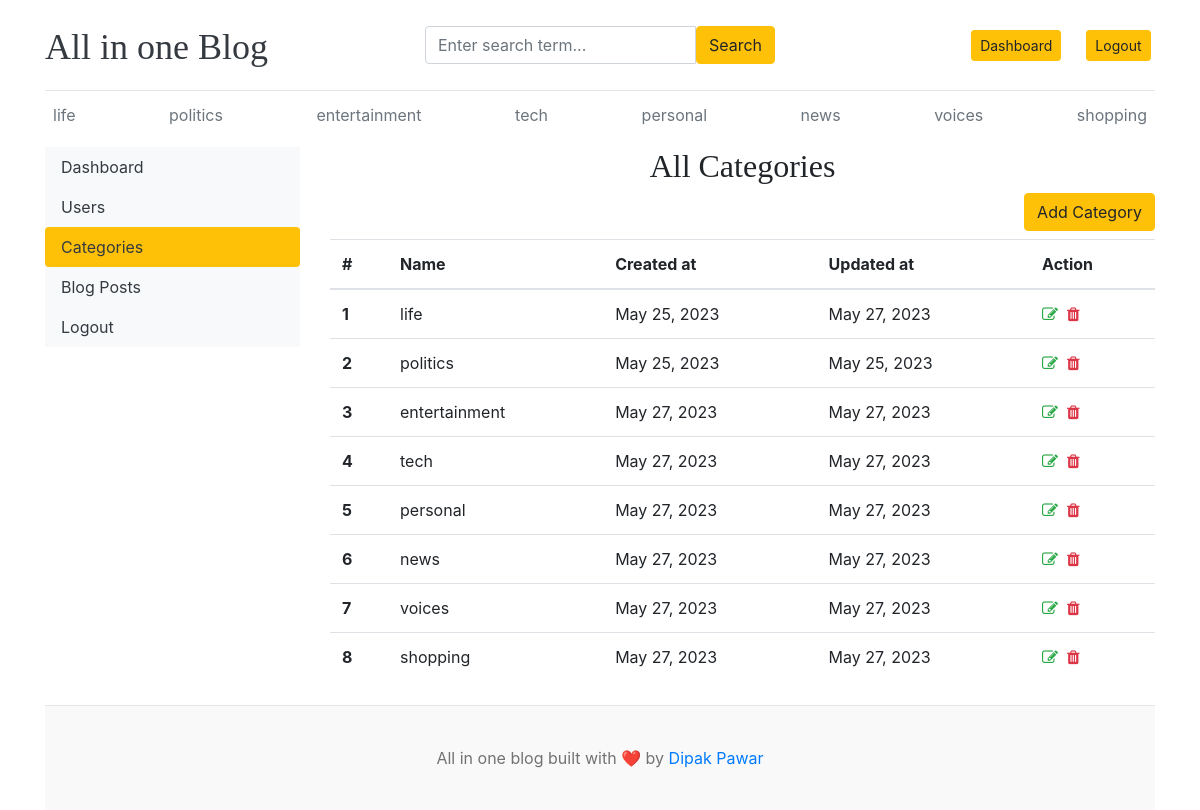
/dashboard/categories (signed in), run on an earlier commit of the app's database.
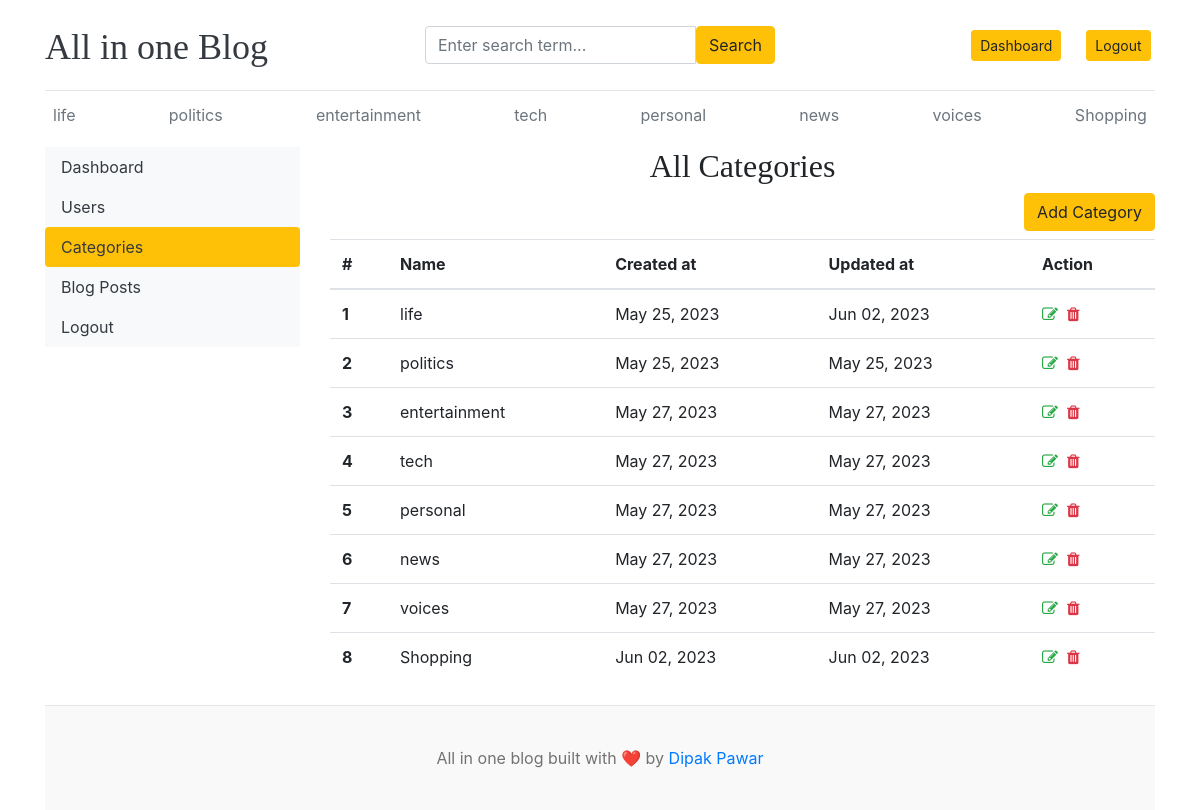
And on a later commit of the database.
### blog_app/models.py (models this page shows)
class TimeStampedModel(models.Model):
    created_at = models.DateTimeField(auto_now_add=True)
    updated_at = models.DateTimeField(auto_now=True)
    class Meta:
        abstract = True

class Category(TimeStampedModel):
    name = models.CharField(max_length=50, unique=True)
    class Meta:
        verbose_name_plural = "categories"
    def __str__(self):
        return self.name

### dashboard/views.py (the view)
# urls.py: path("categories", DashboardCategories.as_view(), name="dashboard_categories"),
@method_decorator(login_required, name="dispatch")
@method_decorator(editor_or_admin_required, name="dispatch")
class DashboardCategories(TemplateView):
    template_name = "dashboard/categories/categories.html"

### blog_app/context_processors.py (called while the page is built)
def get_categories(request):
    categories = Category.objects.all()
    social_apps = SocialLink.objects.all()
    return dict(
        tags=categories, social_apps=social_apps
    )  # This function only return the dictionary

### dashboard/permission_decorator.py (called while the page is built)
def editor_or_admin_required(function=None):
    actual_decorator = user_passes_test(
        lambda u: u.is_superuser
        or u.groups.filter(name__in=["Blog writer", "Manager"]).exists(),
        login_url="/dashboard/no-permission/",
        redirect_field_name=None,
    )
    return actual_decorator(function) if function else actual_decorator

### templates/dashboard/categories/categories.html (shortened to what this page needs)
{% extends 'base.html' %}
{% block body_block %}
<div class="row">
    {% include 'dashboard/sidebar.html' %}
    <div class="col-md-9">
            <h2 style="text-align: center;">All Categories</h2>
            <a href="{% url 'add_category' %}" class="btn btn-warning mb-2 float-right">Add Category</a>
            <table class="table table-hover">
                <thead>
                  <tr>
                    <th scope="col">#</th>
                    <th scope="col">Name</th>
                    <th scope="col">Created at</th>
                    <th scope="col">Updated at</th>
                    <th scope="col">Action</th>
                  </tr>
                </thead>
                <tbody>
                {% for tag in tags %}
                <tr>
                    <th scope="row">{{forloop.counter}}</th>
                    <td>{{tag.name}}</td>
                    <td>{{tag.created_at|date:"M d, Y"}}</td>
                    <td>{{tag.updated_at|date:"M d, Y"}}</td>
                    <td>
                        <a href="{% url 'edit_category' tag.id %}"><i class="fa fa-edit text-success"></i></a>&nbsp;
                        <a href="{% url 'delete_category' tag.id %}"><i class="fa fa-trash text-danger"></i></a>
                    </td>
                </tr>
                {% endfor %}
                </tbody>
              </table>
    </div>
</div>
{% endblock %}

### templates/base.html (shortened to what this page needs)
{% load static %}
<!DOCTYPE html>
<html lang="en">
<head>
    <link href="https://getbootstrap.com/docs/4.0/dist/css/bootstrap.min.css" rel="stylesheet">
    <link href="{% static 'css/blog.css' %}" rel="stylesheet">
    <link rel="stylesheet" href="https://cdnjs.cloudflare.com/ajax/libs/font-awesome/4.7.0/css/font-awesome.min.css">
  </head>
<body>
    <div class="container">
        <header class="blog-header py-3">
          <div class="row flex-nowrap justify-content-between align-items-center">
            <div class="col-4 pt-1">
              <a class="blog-header-logo text-dark" href="/">All in one Blog</a>
            </div>
            <div class="col-4">
              <form action="{% url 'search_category' %}" method="GET">
                <div class="input-group">
                  <input class="form-control" name="keyword" type="text" placeholder="Enter search term..." aria-label="Enter search term..." aria-describedby="button-search" />
                  <button class="btn btn-warning" id="button-search" type="submit">Search</button>
              </div>
              </form>
            </div>
            <div class="col-4 d-flex justify-content-end align-items-center">
              {% if not user.is_authenticated %}
                <a class="btn btn-sm btn-warning" href="{% url 'login_user' %}">Login</a> &nbsp;
                <a class="btn btn-sm btn-outline-secondary" href="{% url 'register_user' %}">Register</a>
              {% else %}
            <a class="btn btn-sm btn-warning" href="{% url 'dashboard' %}">Dashboard </a>&nbsp;
              <a class="btn btn-sm btn-warning" href="{% url 'logout_user' %}">Logout</a> &nbsp;
              {% endif %}
            </div>
          </div>
        </header>
        <div class="nav-scroller py-1 mb-2">
          <nav class="nav d-flex justify-content-between">
            {% for tag in tags %}
                <a class="p-2 text-muted" href="{% url 'post_by_category' tag.id %}">{{tag}}</a>
            {% endfor%}
          </nav>
        </div>
    {% block body_block %}{% endblock %}
<footer class="blog-footer mt-2">
    <p>All in one blog built with ❤️ by <a href="#">Dipak Pawar</a></p>
</footer>
</body>
</html>

What changed in the data, as far as the page shows it:
removed Category: name "shopping", created_at "May 27, 2023", updated_at "May 27, 2023"
changed Category "life": updated_at "May 27, 2023" → "Jun 02, 2023"
added Category: name "Shopping", created_at "Jun 02, 2023", updated_at "Jun 02, 2023"
